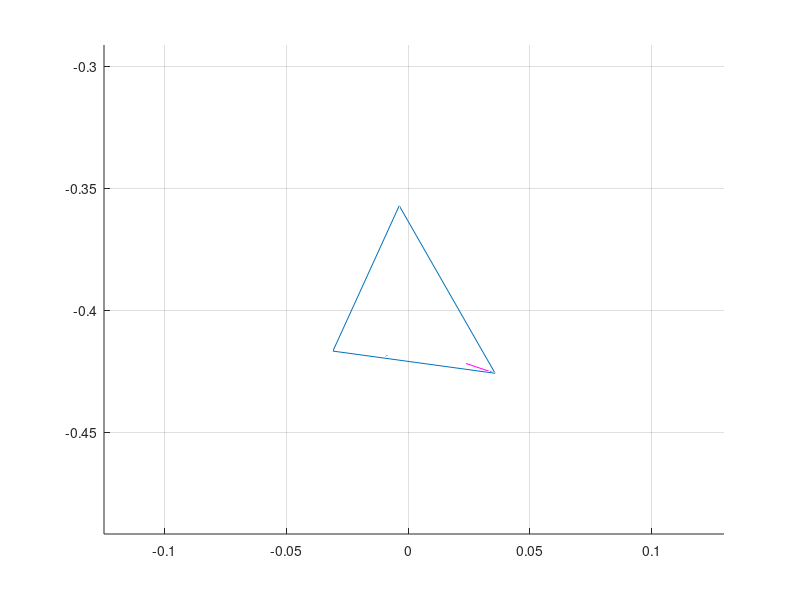

Reproduce this figure in MATLAB.

clear all
close all
clc

oPosx = -0.00854051; oPosy = -0.418389; oPosz = -0.635162;
posx = -0.00918993; posy = -0.419038; posz = -0.644214;
x1 = 0.0357;y1 = -0.4258;z1 = -0.7714; 
x2 = -0.0308;y2= -0.4167;z2 = -0.5751; 
x3 = -0.0036;y3 = -0.3571;z3 = -0.5949; 
nx = -0.0118797;ny = 0.00402266;nz = -0.00421092;
intPx = -0.00881566; intPy = -0.418664; intPz = -0.638997;





r = (nx*(x1-oPosx)+ny*(y1-oPosy)+nz*(z1-oPosz))/(nx*(posx-oPosx)+ny*(posy-oPosy)+nz*(posz-oPosz))
int2Px = oPosx + r*(posx-oPosx)
int2Py = oPosy + r*(posy-oPosy)
int2Pz = oPosz + r*(posz-oPosz)

ux = x3-x1
uy = y3-y1
uz = z3-z1
vx = x2-x1
vy = y2-y1
vz = z2-z1
wx = intPx-x1; wy = intPy-y1; wz = intPz-z1;

uu = ux^2 + uy^2 + uz^2
vv = vx^2 + vy^2 + vz^2
uv = ux*vx + uy*vy + uz*vz
wu = wx*ux + wy*uy + wz*uz
wv = wx*vx + wy*vy + wz*vz

s = (uv*wv-vv*wu)/(uv*uv-uu*vv)
t = (uv*wu-uu*wv)/(uv*uv-uu*vv)
s+t

figure(1)
hold on
plot3([x1,x2,x3,x1]',[y1,y2,y3,y1]',[z1,z2,z3,z1]');
plot3([oPosx,intPx],[oPosy,intPy],[oPosz,intPz],'r');
plot3([intPx,posx],[intPy,posy],[intPz,posz],'g');
plot3([x1,x1+nx],[y1,y1+ny],[z1,z1+nz],'m');
hold off
axis equal
grid on